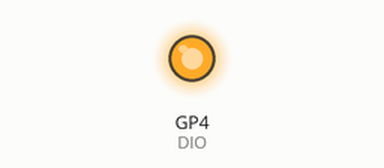
This program was run on a simulated Raspberry Pi Pico running MicroPython. Parts: output pins drawn as LEDs (lit = HIGH). Pins used as bus, display or sensor lines are not drawn.

Above: at 0.1 s.
Timing chart, 0 to 1.6 s (numbered marks = the images above):
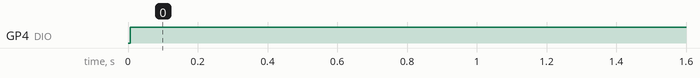

Measured:
- by itself, GP4 (DIO): LOW → HIGH at 0.01 s

The program:

4_digit_7_segment.py
```python
from machine import Pin
from time import sleep_us, sleep

CLK = Pin(5, Pin.OUT)
DIO = Pin(4, Pin.OUT)

digits = [0x3F,0x06,0x5B,0x4F,0x66,0x6D,0x7D,0x07,0x7F,0x6F]

def start():
    DIO.value(1)
    CLK.value(1)
    DIO.value(0)

def stop():
    CLK.value(0)
    DIO.value(0)
    CLK.value(1)
    DIO.value(1)

def write_byte(data):
    for i in range(8):
        CLK.value(0)
        DIO.value(data & 0x01)
        data >>= 1
        sleep_us(5)
        CLK.value(1)
        sleep_us(5)

    CLK.value(0)
    DIO.init(Pin.IN)
    CLK.value(1)
    sleep_us(5)
    CLK.value(0)
    DIO.init(Pin.OUT)

def display(num):
    t = [
        digits[(num//1000)%10],
        digits[(num//100)%10],
        digits[(num//10)%10],
        digits[num%10]
    ]

    start()
    write_byte(0x40)
    stop()

    start()
    write_byte(0xC0)
    for i in t:
        write_byte(i)
    stop()

    start()
    write_byte(0x88 | 7)
    stop()

count = 0

while True:
    display(count)
    count += 1
    if count > 9999:
        count = 0
    sleep(1)
```
